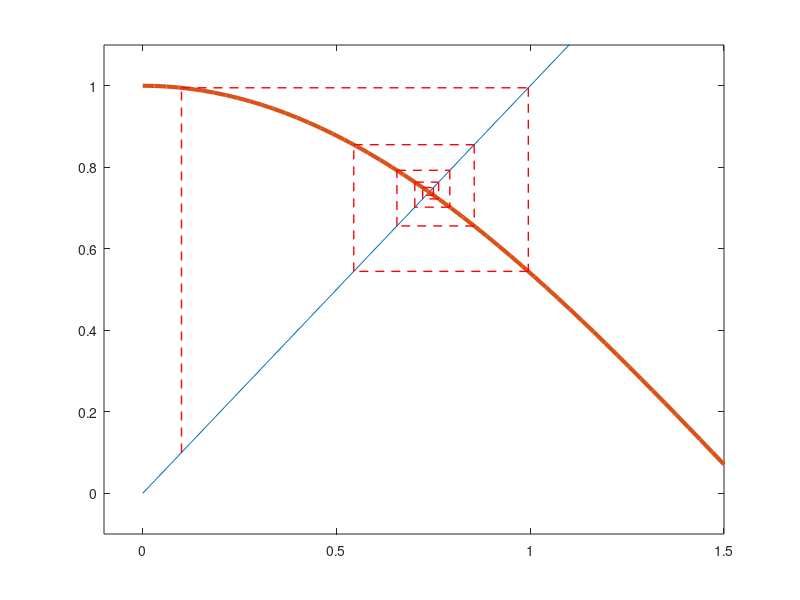

MATLAB code to generate this figure:
%---------------------------------------------
%                fixpunkt.m
%
%  berechnet naeherungsweise einen Fixpunkt
%
% Gerd Rapin                    6.11.2003 
%----------------------------------------------

% Plot 1
x = linspace(0,1.5,50);
y = cos(x);
plot(x,x,x,y,'LineWidth',3),
axis([-0.1 1.5 -0.1 1.1]);
hold on;
pause; % stoppt bis eine Taste gedrueckt wird

% Anfangswert
z(1) = 0.1;
% Iterationsschritte 
it_max = 10;

for i = 1:it_max
    z(i+1) = cos(z(i));
    plot([z(i) z(i)], [z(i) z(i+1)],'r--','LineWidth',1);
    pause;
    plot([z(i) z(i+1)],[z(i+1) z(i+1)],'r--','LineWidth',1);
    hold on;
    pause; % stoppt bis eine Taste gedrueckt wird
end;
